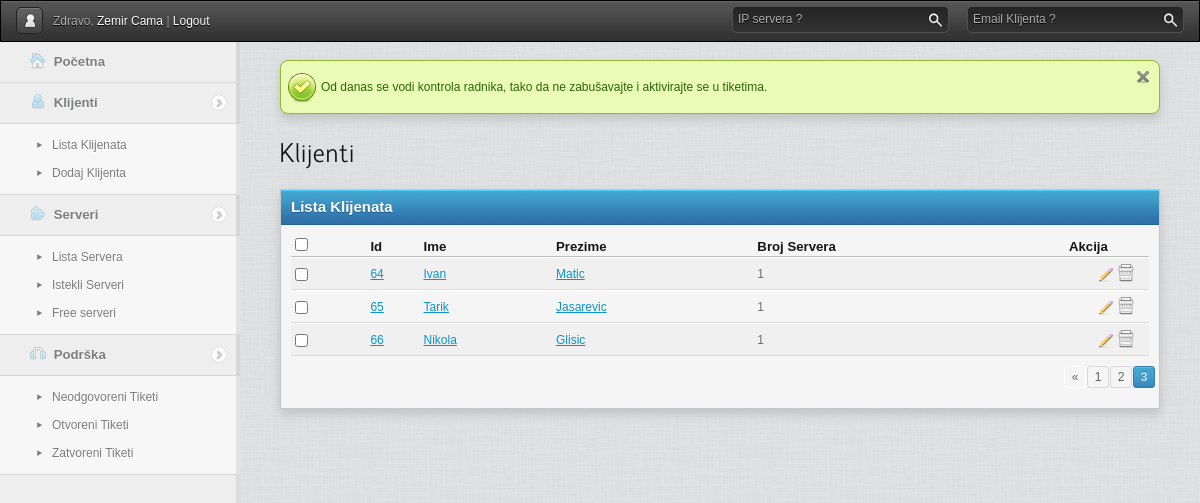
Page /gpanel/csafasfasfas/admin.php?page=klijenti&akcija=lista&stranica=3 (signed in) on the earlier database version.
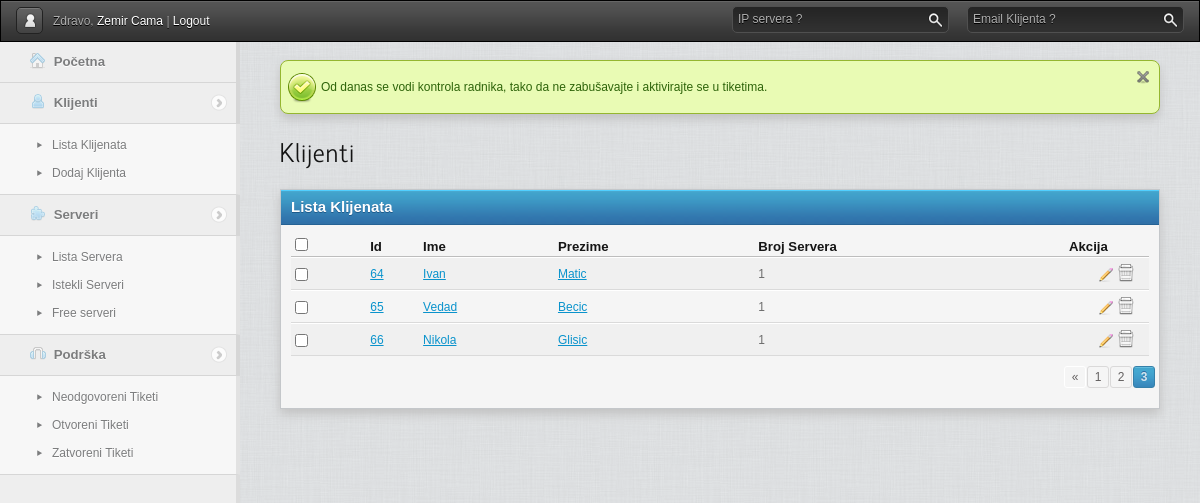
Same page on the later database version.
### tables this page shows
CREATE TABLE `clients` (
  `id` int(11) NOT NULL AUTO_INCREMENT,
  `fname` text NOT NULL,
  `lname` text NOT NULL,
  `email` text NOT NULL,
  `password` text NOT NULL,
  `lastactivity` text,
  PRIMARY KEY (`id`)
);

### gpanel/includes/libs/sysplugins/smarty_internal_data.php (called while the page is built, shortened)
<?php
class Smarty_Internal_Data {
    public function getVariable($_variable, $_ptr = null, $search_parents = true, $error_enable = true)
    {
        if ($_ptr === null) {
            $_ptr = $this;
        } while ($_ptr !== null) {
            if (isset($_ptr->tpl_vars[$_variable])) {
                return $_ptr->tpl_vars[$_variable];
            }
            if ($search_parents) {
                $_ptr = $_ptr->parent;
            } else {
                $_ptr = null;
            }
        }
        if ($this->smarty->error_unassigned && $error_enable) {
            throw new SmartyException('Undefined Smarty variable "' . $_variable . '"');
        } else {
            return new Undefined_Smarty_Variable;
        }
    }
}
class Smarty_Variable {
    public function __construct ($value = null, $nocache = false, $scope = Smarty::SCOPE_LOCAL)
    {
        $this->value = $value;
    }
}
?>

### gpanel/cache/template_c/82080ef6bf0eb03cb9ff6739c88cbce2d1193a1d.file.clients.tpl.php (the view, shortened to what this page needs)
<?php if(!defined('SMARTY_DIR')) exit('no direct access allowed');
$_smarty_tpl->decodeProperties(array (
  'file_dependency' =>
  array (
    '82080ef6bf0eb03cb9ff6739c88cbce2d1193a1d' =>
    array (
      0 => 'template/clients.tpl',
      1 => 1440795682,
      2 => 'file',
    ),
  ),
  'nocache_hash' => '10759196465a51626f298c34-03510303',
  'function' =>
  array (
  ),
  'has_nocache_code' => false,
)); ?>
<div id="content">
<h1>Klijenti</h1>
<div class="bloc">
    <div class="title">
        Lista Klijenata
    </div>
    <div class="content">
        <table>
            <thead>
                <tr>
                    <th><input type="checkbox" class="checkall"/></th>
                    <th>Id</th>
                    <th>Ime</th>
                    <th>Prezime</th>
                    <th>Broj Servera</th>
                    <th>Akcija</th>
                </tr>
            </thead>
            <tbody>
            <?php  $_smarty_tpl->tpl_vars['klijent'] = new Smarty_Variable;
 $_from = $_smarty_tpl->getVariable('klijenti')->value; if (!is_array($_from) && !is_object($_from)) { settype($_from, 'array');}
if ($_smarty_tpl->_count($_from) > 0){
    foreach ($_from as $_smarty_tpl->tpl_vars['klijent']->key => $_smarty_tpl->tpl_vars['klijent']->value){
?>
                <tr>
                    <td><input type="checkbox" /></td>
                    <td><a href="admin.php?page=klijenti&akcija=pregled&id=<?php echo $_smarty_tpl->tpl_vars['klijent']->value['id'];?>
"><?php echo $_smarty_tpl->tpl_vars['klijent']->value['id'];?>
</a></td>
                    <td><a href="admin.php?page=klijenti&akcija=pregled&id=<?php echo $_smarty_tpl->tpl_vars['klijent']->value['id'];?>
"><?php echo $_smarty_tpl->tpl_vars['klijent']->value['fname'];?>
</a></td>
                    <td><a href="admin.php?page=klijenti&akcija=pregled&id=<?php echo $_smarty_tpl->tpl_vars['klijent']->value['id'];?>
"><?php echo $_smarty_tpl->tpl_vars['klijent']->value['lname'];?>
</a></td>
                    <td><?php echo $_smarty_tpl->tpl_vars['klijent']->value['serveri'];?>
</td>
                    <td class="actions"><a href="admin.php?page=klijenti&akcija=uredi&id=<?php echo $_smarty_tpl->tpl_vars['klijent']->value['id'];?>
" title="Uredi profil ovog klijenta"><img src="template/img/icons/edit.png" alt="" /></a><a href="admin.php?page=klijenti&akcija=lista&brisi=<?php echo $_smarty_tpl->tpl_vars['klijent']->value['id'];?>
" title="Izbriši ovog klijenta"><img src="template/img/icons/delete.png" alt="" /></a></td>
                </tr>
             <?php }} else { ?>
             <tr>
             <td colspan="6">Nema ni jednog klijenta</td>
             </tr>
             <?php } ?>
            </tbody>
        </table>
        <div class="pagination">
            <?php echo $_smarty_tpl->getVariable('stranice')->value;?>
        </div>
    </div>
</div>
</div>

Differences in the rows shown:
changed clients id 65: fname "Tarik" → "Vedad"; lname "Jasarevic" → "Becic"
